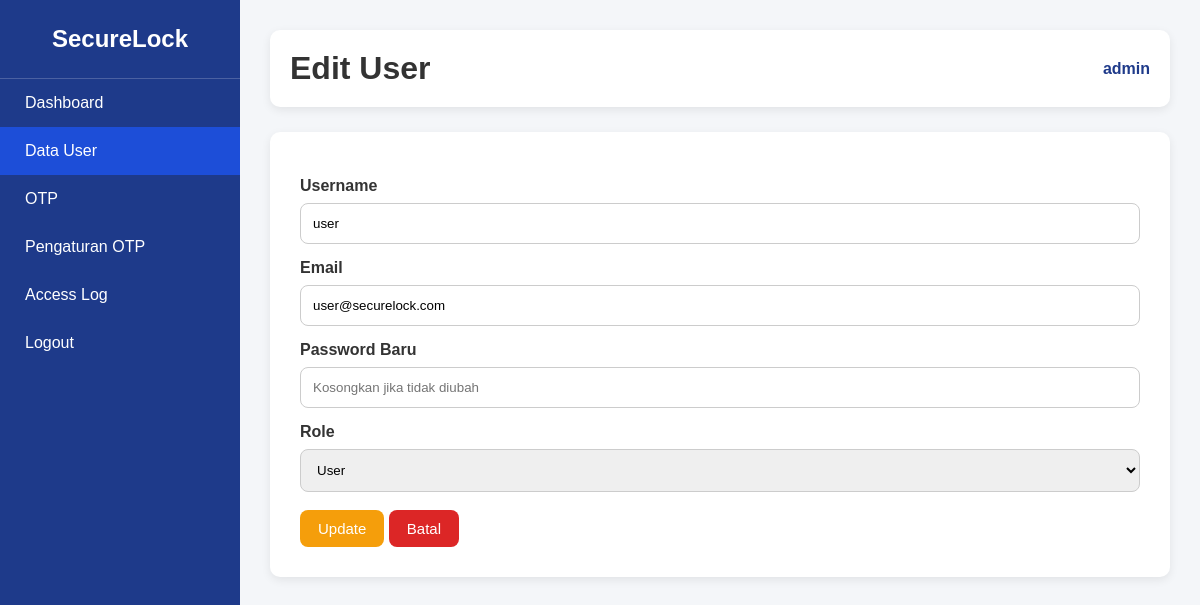
Screenshot of /edit_user.php?id=2 (signed in) with the database file from the repository.
### tables this page shows
CREATE TABLE users (
    id INT AUTO_INCREMENT PRIMARY KEY,
    username VARCHAR(50) NOT NULL UNIQUE,
    email VARCHAR(100) NOT NULL,
    password VARCHAR(255) NOT NULL,
    role ENUM('Admin','User') DEFAULT 'User',
    created_at TIMESTAMP DEFAULT CURRENT_TIMESTAMP
);

### edit_user.php (the view, shortened to what this page needs)
<?php
include "koneksi.php";
$id = intval($_GET['id']);
$query = mysqli_query($conn, "SELECT * FROM users WHERE id='$id'");
$user = mysqli_fetch_assoc($query);
?>
<!DOCTYPE html>
<html lang="id">
<head>
<link rel="stylesheet" href="css/style.css">
</head>
<body>
<div class="sidebar">
    <h2>SecureLock</h2>
    <a href="dashboard.php">Dashboard</a>
    <a href="user.php" class="active">Data User</a>
    <a href="otp.php">OTP</a>
    <a href="setting.php">Pengaturan OTP</a>
    <a href="access_log.php">Access Log</a>
    <a href="logout.php">Logout</a>
</div>
<div class="main">
    <div class="topbar">
        <h1>Edit User</h1>
        <div class="profile">
            <?php echo $_SESSION['username']; ?>
        </div>
    </div>
    <div class="form-box">
        <form method="POST">
            <label>Username</label>
            <input
                type="text"
                name="username"
                value="<?php echo $user['username']; ?>"
                required
            >
            <label>Email</label>
            <input
                type="email"
                name="email"
                value="<?php echo $user['email']; ?>"
                required
            >
            <label>Password Baru</label>
            <input
                type="password"
                name="password"
                placeholder="Kosongkan jika tidak diubah"
            >
            <label>Role</label>
            <select name="role">
                <option value="User" <?php if($user['role']=="User") echo "selected"; ?>>
                    User
                </option>
            </select>
            <br><br>
            <button
                type="submit"
                name="update"
                class="btn btn-warning">
                Update
            </button>
            <a
                href="user.php"
                class="btn btn-danger">
                Batal
            </a>
        </form>
    </div>
</div>
</body>
</html>

### css/style.css (style rules this page uses)
* { margin:0; padding:0; box-sizing:border-box; font-family:Poppins, Arial, sans-serif; }
body { background:#f4f6f9; color:#333; }
a { text-decoration:none; }
.sidebar { width:240px; height:100vh; background:#1e3a8a; position:fixed; left:0; top:0; overflow:auto; }
.sidebar h2 { color:white; text-align:center; padding:25px 10px; border-bottom:1px solid rgba(255,255,255,.2); }
.sidebar a { display:block; color:white; padding:15px 25px; transition:.3s; }
.sidebar .active { background:#1d4ed8; }
.main { margin-left:240px; padding:30px; }
.topbar { background:white; padding:20px; display:flex; justify-content:space-between; align-items:center; border-radius:10px; box-shadow:0 3px 10px rgba(0,0,0,.08); margin-bottom:25px; }
.profile { font-weight:bold; color:#1e3a8a; }
.form-box { background:white; padding:30px; border-radius:10px; box-shadow:0 3px 10px rgba(0,0,0,.08); }
label { display:block; margin-top:15px; margin-bottom:8px; font-weight:bold; }
input, select { width:100%; padding:12px; border:1px solid #ccc; border-radius:8px; outline:none; }
button, .btn { display:inline-block; padding:10px 18px; border:none; border-radius:8px; cursor:pointer; color:white; font-size:15px; transition:.3s; }
.btn-warning { background:#f59e0b; }
.btn-danger { background:#dc2626; }
button { background:#1e3a8a; }

### rows the page displays
users: username "user", email "user@securelock.com", role "User"

### other values shown
$_SESSION['username'] "admin"
